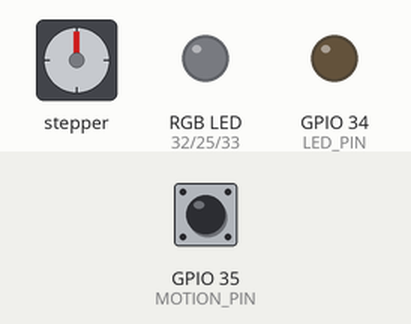
Bench run of a sketch on a simulated ESP32. On the bench: stepper motor, an RGB LED mixed from three pins (HIGH = lit), output pins drawn as LEDs (lit = HIGH). Wiring (inferred from the names in the program): stepper motor (2048 steps per turn assumed): coils GPIO 27, GPIO 14, GPIO 12, GPIO 13. The inputs (shaded band) are chosen by the test bench; at power-on: GPIO 35 (MOTION_PIN) LOW. Dim RGB values are drawn brighter than linear; pins used as bus, display or sensor lines are not drawn; what the sketch prints to the serial monitor is not drawn.

Above: at 1.2 s.
1.3 s: GPIO 35 (MOTION_PIN) driven HIGH
At 1.45 s:
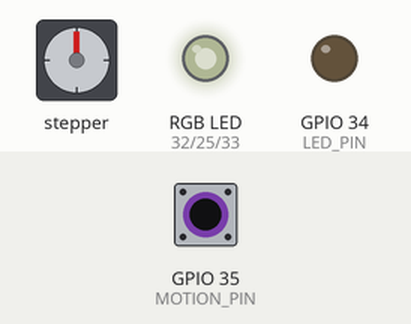
4.3 s: GPIO 35 (MOTION_PIN) driven LOW
At 4.6 s:
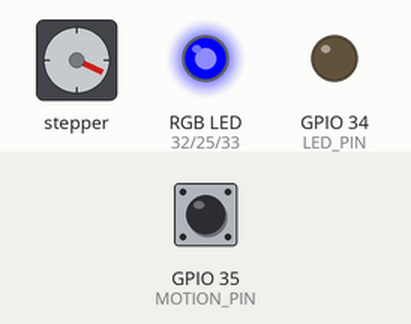
5.8 s: GPIO 35 (MOTION_PIN) driven HIGH
At 5.95 s:
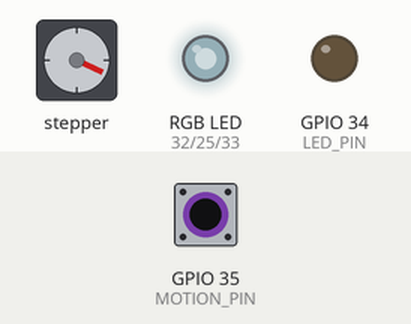
8.8 s: GPIO 35 (MOTION_PIN) driven LOW
At 9.2 s:
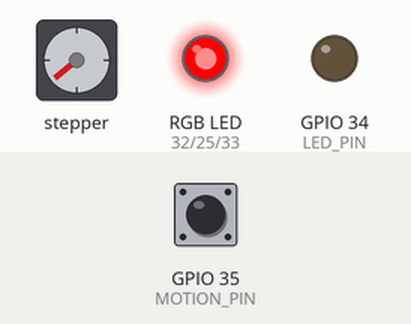
10.3 s: GPIO 35 (MOTION_PIN) driven HIGH
At 10.45 s:
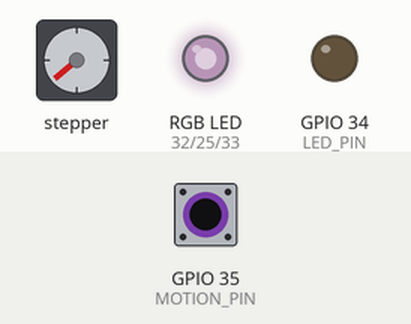
13.3 s: GPIO 35 (MOTION_PIN) pulsed LOW 2 times (0.12 s each, 0.3 s apart)
Timing chart, 0 to 19.1 s (numbered marks = the images above; inputs shaded):
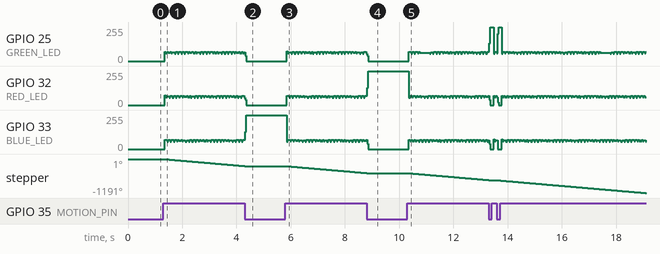

Measured:
- after the input at 1.3 s, stepper: keeps turning counter-clockwise at about 82°/s, starting at once
- after the input at 4.3 s, stepper: stops changing and stays -245°
- after the input at 5.8 s, stepper: keeps turning counter-clockwise at about 82°/s, starting at once
- after the input at 8.8 s, stepper: goes on until 8.8 s, then stays -490°
- after the input at 10.3 s, stepper: keeps turning counter-clockwise at about 82°/s, starting at once

The sketch:

Friendlyfireesp32_copy_20240519084506.ino
```cpp
//Written By Nikodem Bartnik - nikodembartnik.plSerial.begin(9600);
#define STEPPER_PIN_1 27
#define STEPPER_PIN_2 14
#define STEPPER_PIN_3 12
#define STEPPER_PIN_4 13
#define MOTION_PIN 35
#define LED_PIN 34
#define BLUE_LED 33
#define GREEN_LED 25
#define RED_LED 32
int val = 0;
int step_number = 0;
int activated_count = 0;
bool activated = false;
#include <iostream>
using namespace std;

void setup() {
pinMode(STEPPER_PIN_1, OUTPUT);
pinMode(STEPPER_PIN_2, OUTPUT);
pinMode(STEPPER_PIN_3, OUTPUT);
pinMode(STEPPER_PIN_4, OUTPUT);
pinMode(LED_PIN, OUTPUT);
pinMode(BLUE_LED, OUTPUT);
pinMode(GREEN_LED, OUTPUT);
pinMode(RED_LED, OUTPUT);
pinMode(MOTION_PIN, INPUT);
}


void loop() {
  val = digitalRead(MOTION_PIN);
  Serial.println("val" + val);
 if (val == HIGH && !activated){
  activated = true;
 }

 if (activated){
  OneStep(false);
  delay(2);

  activated_count++;
  Serial.println("activated_count" + activated_count);

  if(activated_count>10){
    activated_count = 0;
    activated = false;
  }
 }
}


void OneStep(bool dir){
   digitalWrite(BLUE_LED, LOW);
  digitalWrite(RED_LED, LOW);
  digitalWrite(GREEN_LED, LOW);
    if(dir){
switch(step_number){
  case 0:
  digitalWrite(BLUE_LED, HIGH);  // turn the LED on (HIGH is the voltage leve
  digitalWrite(STEPPER_PIN_1, HIGH);
  digitalWrite(STEPPER_PIN_2, LOW);
  digitalWrite(STEPPER_PIN_3, LOW);
  digitalWrite(STEPPER_PIN_4, LOW);
  break;
  case 1:
 digitalWrite(RED_LED, HIGH);  // turn the LED on (HIGH is the voltage leve
  digitalWrite(STEPPER_PIN_1, LOW);
  digitalWrite(STEPPER_PIN_2, HIGH);


  digitalWrite(STEPPER_PIN_3, LOW);
  digitalWrite(STEPPER_PIN_4, LOW);
  break;
  case 2:
  digitalWrite(GREEN_LED, HIGH);  // turn the LED on (HIGH is the voltage leve
  digitalWrite(STEPPER_PIN_1, LOW);
  digitalWrite(STEPPER_PIN_2, LOW);
  digitalWrite(STEPPER_PIN_3, HIGH);
  digitalWrite(STEPPER_PIN_4, LOW);
  break;
  case 3:
  digitalWrite(RED_LED, LOW);  // turn the LED on (HIGH is the voltage leve
  digitalWrite(BLUE_LED, LOW);
  digitalWrite(GREEN_LED, LOW);
  digitalWrite(STEPPER_PIN_1, LOW);
  digitalWrite(STEPPER_PIN_2, LOW);
  digitalWrite(STEPPER_PIN_3, LOW);
  digitalWrite(STEPPER_PIN_4, HIGH);
  break;
}
  }else{
    switch(step_number){
  case 0:
  digitalWrite(BLUE_LED, HIGH);  // turn the LED on (HIGH is the voltage leve
  digitalWrite(STEPPER_PIN_1, LOW);
  digitalWrite(STEPPER_PIN_2, LOW);
  digitalWrite(STEPPER_PIN_3, LOW);
  digitalWrite(STEPPER_PIN_4, HIGH);
  break;
  case 1:
  digitalWrite(RED_LED, HIGH);
  digitalWrite(STEPPER_PIN_1, LOW);
  digitalWrite(STEPPER_PIN_2, LOW);
  digitalWrite(STEPPER_PIN_3, HIGH);
  digitalWrite(STEPPER_PIN_4, LOW);
  break;
  case 2:
  digitalWrite(GREEN_LED, HIGH);
  digitalWrite(STEPPER_PIN_1, LOW);
  digitalWrite(STEPPER_PIN_2, HIGH);
  digitalWrite(STEPPER_PIN_3, LOW);
  digitalWrite(STEPPER_PIN_4, LOW);
  break;
  case 3:
  digitalWrite(BLUE_LED, LOW);
  digitalWrite(RED_LED, LOW);
  digitalWrite(GREEN_LED, LOW);
  digitalWrite(STEPPER_PIN_1, HIGH);
  digitalWrite(STEPPER_PIN_2, LOW);
  digitalWrite(STEPPER_PIN_3, LOW);
  digitalWrite(STEPPER_PIN_4, LOW);


}
  }
step_number++;
  if(step_number > 3){
    step_number = 0;
  }
}
```
